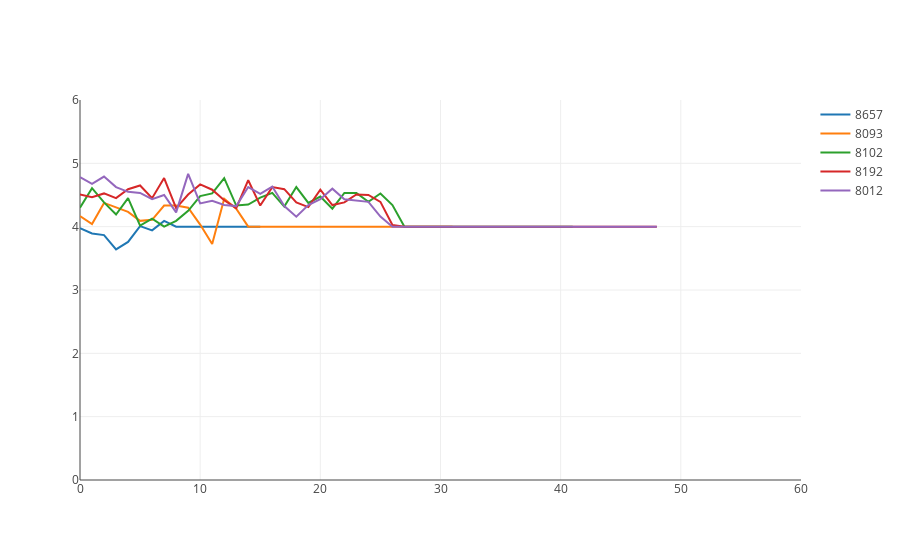

Here is the notebook cell this chart was saved with:
### Code cell
data = trave_emotion_by_teacher(df_e_cl,tid)
figure=go.Figure(data=data,layout=layout)
pyo.iplot(figure)

### Figure 1 — Plotly figure (JSON) as saved in the notebook; plotly's stock layout.template omitted (floating-point values rounded to 4 significant figures)
{"data": [{"mode": "lines", "name": "8657", "type": "scatter", "uid": "7c071d52-4ede-4b10-bf35-2efc3abbd465", "visible": true, "x": [0, 1, 2, 3, 4, 5, 6, 7, 8, 9, 10, 11, 12, 13, 14, 15], "y": [3.975, 3.892, 3.867, 3.642, 3.758, 4.008, 3.942, 4.092, 4, 4, 4, 4, 4, 4, 4, 4, null, null, null, null, null, null, null, null, null, null, null, null, null, null, null, null, null, null, null, null, null, null, null, null, null, null, null, null, null, null, null, null, null]}, {"mode": "lines", "name": "8093", "type": "scatter", "uid": "a7c7ed13-e941-4974-b3eb-451d89201019", "visible": true, "x": [0, 1, 2, 3, 4, 5, 6, 7, 8, 9, 10, 11, 12, 13, 14, 15, 16, 17, 18, 19, 20, 21, 22, 23, 24, 25, 26, 27, 28, 29, 30, 31], "y": [4.167, 4.042, 4.375, 4.308, 4.233, 4.092, 4.108, 4.333, 4.333, 4.3, 4.033, 3.725, 4.442, 4.283, 4, 4, 4, 4, 4, 4, 4, 4, 4, 4, 4, 4, 4, 4, 4, 4, 4, 4, null, null, null, null, null, null, null, null, null, null, null, null, null, null, null, null, null]}, {"mode": "lines", "name": "8102", "type": "scatter", "uid": "dbee0ec1-0c50-472b-86b0-c90fda91fdb9", "visible": true, "x": [0, 1, 2, 3, 4, 5, 6, 7, 8, 9, 10, 11, 12, 13, 14, 15, 16, 17, 18, 19, 20, 21, 22, 23, 24, 25, 26, 27, 28, 29, 30, 31, 32, 33, 34, 35, 36, 37, 38, 39, 40, 41], "y": [4.3, 4.608, 4.383, 4.192, 4.45, 4.017, 4.125, 4, 4.092, 4.25, 4.483, 4.525, 4.767, 4.333, 4.35, 4.458, 4.533, 4.317, 4.625, 4.375, 4.475, 4.283, 4.533, 4.533, 4.392, 4.525, 4.342, 4, 4, 4, 4, 4, 4, 4, 4, 4, 4, 4, 4, 4, 4, 4, null, null, null, null, null, null, null]}, {"mode": "lines", "name": "8192", "type": "scatter", "uid": "1df2dd84-375f-487a-92d6-08c4f342cee5", "visible": true, "x": [0, 1, 2, 3, 4, 5, 6, 7, 8, 9, 10, 11, 12, 13, 14, 15, 16, 17, 18, 19, 20, 21, 22, 23, 24, 25, 26, 27, 28, 29, 30, 31, 32, 33, 34, 35, 36, 37, 38, 39, 40, 41, 42, 43, 44, 45, 46, 47, 48, 49, 50, 51, 52, 53, 54, 55, 56, 57, 58, 59, 60, 61, 62, 63, 64, 65, 66, 67, 68, 69, 70, 71, 72, 73, 74, 75, 76, 77, 78, 79, 80, 81, 82, 83, 84, 85, 86, 87, 88, 89, 90, 91, 92, 93, 94], "y": [4.508, 4.467, 4.525, 4.45, 4.592, 4.65, 4.45, 4.767, 4.292, 4.508, 4.667, 4.583, 4.417, 4.292, 4.733, 4.333, 4.625, 4.592, 4.383, 4.308, 4.583, 4.342, 4.383, 4.508, 4.5, 4.392, 4.025, 4, 4, 4, 4, 4, 4, 4, 4, 4, 4, 4, 4, 4, 4, 4, 4, 4, 4, 4, 4, 4, 4]}, {"mode": "lines", "name": "8012", "type": "scatter", "uid": "c4f75b11-2c1b-4c78-bfc4-2e5b5d0ea608", "visible": true, "x": [0, 1, 2, 3, 4, 5, 6, 7, 8, 9, 10, 11, 12, 13, 14, 15, 16, 17, 18, 19, 20, 21, 22, 23, 24, 25, 26, 27, 28, 29, 30, 31, 32, 33, 34, 35, 36, 37, 38, 39, 40, 41, 42, 43, 44, 45, 46, 47, 48, 49, 50, 51, 52, 53, 54, 55, 56, 57, 58, 59, 60, 61, 62, 63, 64], "y": [4.783, 4.675, 4.792, 4.625, 4.55, 4.533, 4.433, 4.5, 4.225, 4.833, 4.367, 4.408, 4.342, 4.325, 4.625, 4.517, 4.633, 4.325, 4.158, 4.342, 4.433, 4.6, 4.433, 4.417, 4.392, 4.158, 4, 4, 4, 4, 4, 4, 4, 4, 4, 4, 4, 4, 4, 4, 4, 4, 4, 4, 4, 4, 4, 4, 4]}], "layout": {"autosize": true, "hovermode": "closest", "xaxis": {"range": [0, 60], "type": "linear"}, "yaxis": {"range": [0, 6], "type": "linear"}}}
